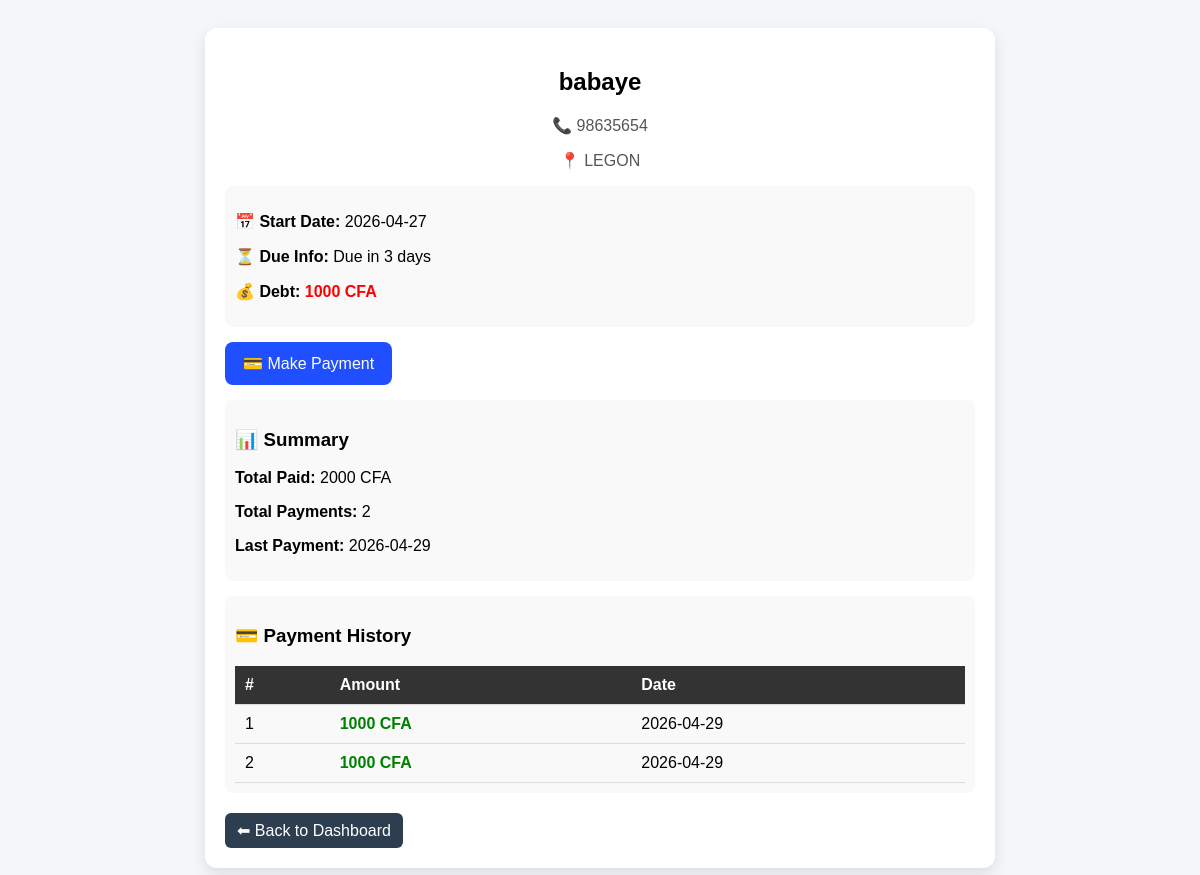
/renter/4 (signed in), run on the app's committed database.
### tables this page shows
CREATE TABLE renters (
            id INTEGER PRIMARY KEY AUTOINCREMENT,
            name TEXT,
            phone TEXT,
            address TEXT,
            start_date TEXT,
            due_date TEXT,
            paid TEXT,
            last_payment_date TEXT
        );

CREATE TABLE payments (
            id INTEGER PRIMARY KEY AUTOINCREMENT,
            renter_id INTEGER,
            amount INTEGER,
            payment_date TEXT
        );

### app.py (the view)
@app.route("/renter/<int:id>")
def renter_profile(id):
    if "user" not in session:
        return redirect("/login")
    conn = sqlite3.connect("database.db")
    c = conn.cursor()
    c.execute("SELECT * FROM renters WHERE id=?", (id,))
    renter = c.fetchone()
    if not renter:
        conn.close()
        return "Renter not found"
    c.execute("""
        SELECT amount, payment_date
        FROM payments
        WHERE renter_id=?
        ORDER BY payment_date DESC
    """, (id,))
    payments = c.fetchall()
    total_paid = sum(p[0] for p in payments) if payments else 0
    total_payments = len(payments)
    last_payment = payments[0][1] if payments else None
    today = datetime.now().date()
    due_info, debt = get_status(
        renter[0],   # renter_id
        renter[4],   # start_date
        today,
        c
    )
    conn.close()
    return render_template(
        "renter.html",
        renter=renter,
        payments=payments,
        total_paid=total_paid,
        total_payments=total_payments,
        last_payment=last_payment,
        due_info=due_info,
        debt=debt
    )

### app.py (called while the page is built)
def get_week_range(today):
    weekday = today.weekday()
    days_since_wed = (weekday - 2) % 7
    week_start = today - timedelta(days=days_since_wed)
    week_end = week_start + timedelta(days=6)
    return week_start, week_end

def get_status(renter_id, start_date, today, cursor):
    week_start, week_end = get_week_range(today)
    days_left = (week_end - today).days
    if days_left < 0:
        days_left = 0
    due_info = f"Due in {days_left} days"
    cursor.execute("""
        SELECT SUM(amount) FROM payments
        WHERE renter_id=?
    """, (renter_id,))
    total_paid = cursor.fetchone()[0] or 0
    start_date = datetime.strptime(start_date, "%Y-%m-%d").date()
    current_week_start, _ = get_week_range(today)
    start_week_start, _ = get_week_range(start_date)
    weeks_passed = ((current_week_start - start_week_start).days // 7) + 1
    if weeks_passed < 1:
        weeks_passed = 1
    expected = weeks_passed * WEEKLY_FEE
    debt = expected - total_paid
    if debt < 0:
        debt = 0
    return due_info, debt

### templates/renter.html (shortened to what this page needs)
<!DOCTYPE html>
<html>
<head>
</head>
<body>
<div class="profile-container">
    <div class="header">
        <h2>{{ renter[1] }}</h2>
        <p class="phone">📞 {{ renter[2] }}</p>
        <p class="address">📍 {{ renter[3] }}</p>
    </div>
    <div class="box">
        <p><strong>📅 Start Date:</strong> {{ renter[4] }}</p>
        <p><strong>⏳ Due Info:</strong> {{ due_info }}</p>
        <p><strong>💰 Debt:</strong>
            {% if debt > 0 %}
                <span class="danger">{{ debt }} CFA</span>
            {% else %}
                <span class="ok">0 CFA</span>
            {% endif %}
        </p>
    </div>
    <div style="margin-top:15px;">
        <a href="/pay/{{ renter[0] }}">
            <button class="pay-btn">💳 Make Payment</button>
        </a>
    </div>
    <div class="box">
        <h3>📊 Summary</h3>
        <p><strong>Total Paid:</strong>
            {{ total_paid }} CFA
        </p>
        <p><strong>Total Payments:</strong>
            {{ total_payments }}
        </p>
        <p><strong>Last Payment:</strong>
            {% if last_payment %}
                {{ last_payment }}
            {% else %}
                <span class="none">None</span>
            {% endif %}
        </p>
    </div>
    <div class="box">
        <h3>💳 Payment History</h3>
        {% if payments and payments|length > 0 %}
        <table>
            <tr>
                <th>#</th>
                <th>Amount</th>
                <th>Date</th>
            </tr>
            {% for p in payments %}
            <tr>
                <td>{{ loop.index }}</td>
                <td class="amount">{{ p[0] }} CFA</td>
                <td>{{ p[1] }}</td>
            </tr>
            {% endfor %}
        </table>
        {% else %}
            <p class="none">No payment history found</p>
        {% endif %}
    </div>
    <a href="/dashboard" class="back">⬅ Back to Dashboard</a>
</div>
</body>
</html>

### templates/renter.html (style rules this page uses)
body { font-family: Arial; background:#f4f6f9; padding:20px; }
.profile-container { max-width: 750px; margin: auto; background: white; padding: 20px; border-radius: 12px; box-shadow: 0 6px 15px rgba(0,0,0,0.1); }
.header { text-align: center; }
.phone, .address { color: #555; }
.box { margin-top: 15px; padding: 10px; background: #f9f9f9; border-radius: 8px; }
.pay-btn { background: #1f4fff; color: white; padding: 12px 18px; border: none; border-radius: 8px; font-size: 16px; cursor: pointer; }
table { width: 100%; border-collapse: collapse; margin-top: 10px; }
th, td { padding: 10px; border-bottom: 1px solid #ddd; text-align: left; }
th { background: #333; color: white; }
.amount { color: green; font-weight: bold; }
.back { display: inline-block; margin-top: 20px; background: #2c3e50; color: white; padding: 8px 12px; border-radius: 6px; text-decoration: none; }
.danger { color: red; font-weight: bold; }

### data on the page
renters: name "babaye", phone "98635654", address "LEGON", start_date "2026-04-27"
payments: payment_date "2026-04-29", amount "1000"
payments: amount "1000", payment_date "2026-04-29"

### other printed values
{{ due_info }} "Due in 3 days"
{{ debt }} "1000"
{{ total_paid }} "2000"
{{ total_payments }} "2"
